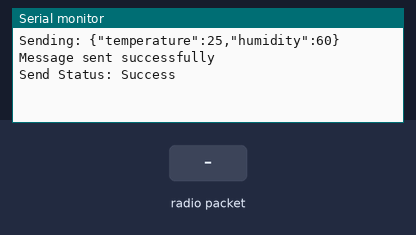
A sketch run on a simulated ESP32. Parts: the last lines printed to the serial monitor. The test bench sets the inputs (shaded band).

Above: at 1.2 s.
1.3 s: radio packet "ACK" arrives
At 2.6 s:
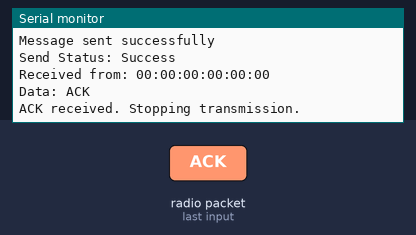
2.8 s: radio packet "1" arrives
At 4.2 s:
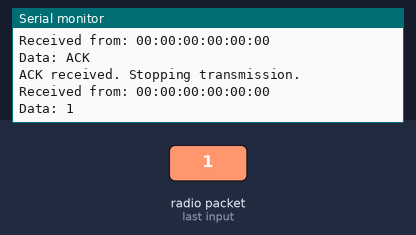

The sketch:

ESP_NOW_Sender.ino
```cpp
#include <WiFi.h>
#include <esp_now.h>

// Replace with the receiver's MAC address
uint8_t receiverMAC[] = {0x94, 0x54, 0xC5, 0xB1, 0x67, 0x68};

bool ackReceived = false;

// Callback function executed when data is sent
void OnDataSent(const uint8_t *mac_addr, esp_now_send_status_t status) {
  Serial.print("Send Status: ");
  Serial.println(status == ESP_NOW_SEND_SUCCESS ? "Success" : "Fail");
}

// Callback function executed when data is received (for ACK)
void OnDataRecv(const uint8_t *mac_addr, const uint8_t *incomingData, int len) {
  // Convert sender MAC to string for debugging
  char macStr[18];
  snprintf(macStr, sizeof(macStr), "%02X:%02X:%02X:%02X:%02X:%02X",
           mac_addr[0], mac_addr[1], mac_addr[2],
           mac_addr[3], mac_addr[4], mac_addr[5]);
  Serial.print("Received from: ");
  Serial.println(macStr);

  // Convert incoming data to String
  String receivedMsg = "";
  for (int i = 0; i < len; i++) {
    receivedMsg += (char)incomingData[i];
  }
  Serial.print("Data: ");
  Serial.println(receivedMsg);

  // Check if the message contains "ACK"
  if (receivedMsg.indexOf("ACK") >= 0) {
    ackReceived = true;
  }
}

void setup() {
  Serial.begin(115200);
  // Set device as a WiFi Station
  WiFi.mode(WIFI_STA);

  // Initialize ESP-NOW
  if (esp_now_init() != ESP_OK) {
    Serial.println("Error initializing ESP-NOW");
    return;
  }

  // Register callbacks for sending and receiving
  esp_now_register_send_cb(OnDataSent);
  esp_now_register_recv_cb(OnDataRecv);

  // Add the receiver as a peer
  esp_now_peer_info_t peerInfo = {};
  memcpy(peerInfo.peer_addr, receiverMAC, 6);
  peerInfo.channel = 0;    // use current channel
  peerInfo.encrypt = false;
  if (esp_now_add_peer(&peerInfo) != ESP_OK) {
    Serial.println("Failed to add peer");
    return;
  }
}

void loop() {
  if (!ackReceived) {
    // Create JSON message (for example: sensor data)
    String jsonMessage = "{\"temperature\":25,\"humidity\":60}";
    Serial.print("Sending: ");
    Serial.println(jsonMessage);

    // Send the JSON message to the receiver
    esp_err_t result = esp_now_send(receiverMAC, (uint8_t *)jsonMessage.c_str(), jsonMessage.length());
    if (result == ESP_OK) {
      Serial.println("Message sent successfully");
    } else {
      Serial.println("Error sending the message");
    }
    // Wait 2 seconds before resending
    delay(2000);
  } else {
    Serial.println("ACK received. Stopping transmission.");
    // Once ACK is received, you can stop sending or add other logic.
    delay(5000);
  }
}
```

Measured:
- after the input at 1.3 s, the serial monitor: prints a new line after 0.05 s (image 1)
- after the input at 2.8 s, the serial monitor: prints a new line after 0.05 s (image 2)
